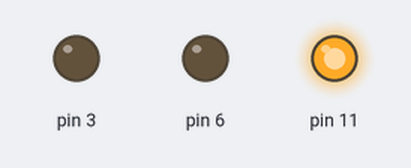
Simulated run of this sketch. Board: Arduino Uno, built with avr-gcc and run on an emulated ATmega328P. Shown: output pins drawn as LEDs (lit = HIGH).

Above: at 1.5 s.
At 4.5 s:
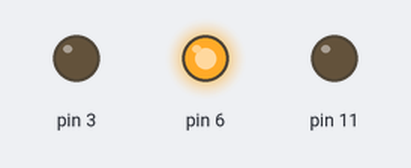
At 7.5 s:
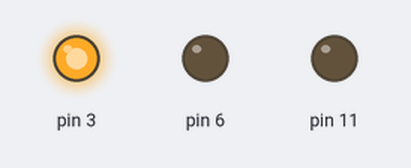
Timing chart, 0 to 11.7 s (numbered marks = the images above):
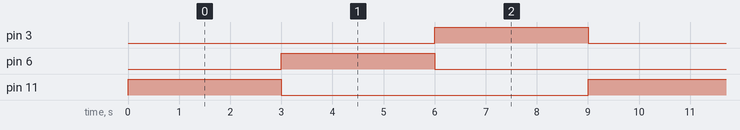

The sketch:

traffic_light.ino
```cpp
void setup() {
  // put your setup code here, to run once:
  pinMode(3,OUTPUT);
  pinMode(11,OUTPUT);
  pinMode(6,OUTPUT);
}

void loop() {
  // put your main code here, to run repeatedly:
  digitalWrite(11,HIGH);
  digitalWrite(6,LOW);
  digitalWrite(3,LOW);
  delay(3000);


  digitalWrite(11,LOW);
  digitalWrite(6,HIGH);
  digitalWrite(3,LOW);
  delay(3000);

  digitalWrite(11,LOW);
  digitalWrite(6,LOW);
  digitalWrite(3,HIGH);
  delay(3000);
}
```

Measured:
- by itself, pin 3, pin 6, pin 11: alternates HIGH for 3.0 s and LOW for 6.0 s
- by itself, everything shown: repeats every 9.0 s, in 3 steps
